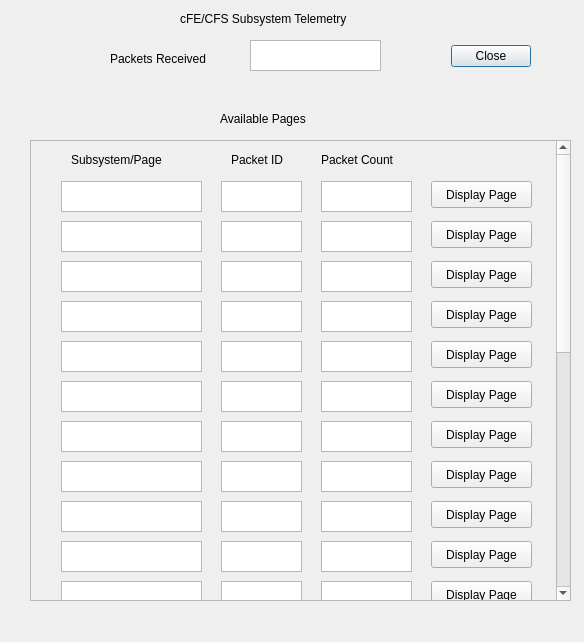
<?xml version="1.0" encoding="UTF-8"?>
<ui version="4.0">
 <class>TelemetrySystemDialog</class>
 <widget class="QDialog" name="TelemetrySystemDialog">
  <property name="geometry">
   <rect>
    <x>0</x>
    <y>0</y>
    <width>584</width>
    <height>642</height>
   </rect>
  </property>
  <property name="windowTitle">
   <string>Dialog</string>
  </property>
  <widget class="QDialogButtonBox" name="buttonBox">
   <property name="geometry">
    <rect>
     <x>440</x>
     <y>40</y>
     <width>91</width>
     <height>32</height>
    </rect>
   </property>
   <property name="orientation">
    <enum>Qt::Horizontal</enum>
   </property>
   <property name="standardButtons">
    <set>QDialogButtonBox::Close</set>
   </property>
  </widget>
  <widget class="QLabel" name="label">
   <property name="geometry">
    <rect>
     <x>180</x>
     <y>10</y>
     <width>201</width>
     <height>17</height>
    </rect>
   </property>
   <property name="text">
    <string>cFE/CFS Subsystem Telemetry</string>
   </property>
  </widget>
  <widget class="QScrollArea" name="scrollArea">
   <property name="geometry">
    <rect>
     <x>30</x>
     <y>140</y>
     <width>541</width>
     <height>461</height>
    </rect>
   </property>
   <property name="minimumSize">
    <size>
     <width>0</width>
     <height>0</height>
    </size>
   </property>
   <property name="baseSize">
    <size>
     <width>0</width>
     <height>800</height>
    </size>
   </property>
   <property name="verticalScrollBarPolicy">
    <enum>Qt::ScrollBarAlwaysOn</enum>
   </property>
   <property name="widgetResizable">
    <bool>true</bool>
   </property>
   <widget class="QWidget" name="scrollAreaWidgetContents">
    <property name="geometry">
     <rect>
      <x>0</x>
      <y>0</y>
      <width>521</width>
      <height>1000</height>
     </rect>
    </property>
    <property name="minimumSize">
     <size>
      <width>0</width>
      <height>1000</height>
     </size>
    </property>
    <widget class="QPushButton" name="pushButton_0">
     <property name="geometry">
      <rect>
       <x>400</x>
       <y>40</y>
       <width>101</width>
       <height>27</height>
      </rect>
     </property>
     <property name="text">
      <string>Display Page</string>
     </property>
    </widget>
    <widget class="QLabel" name="label_3">
     <property name="geometry">
      <rect>
       <x>40</x>
       <y>10</y>
       <width>111</width>
       <height>17</height>
      </rect>
     </property>
     <property name="text">
      <string>Subsystem/Page</string>
     </property>
    </widget>
    <widget class="QLabel" name="label_4">
     <property name="geometry">
      <rect>
       <x>200</x>
       <y>10</y>
       <width>71</width>
       <height>17</height>
      </rect>
     </property>
     <property name="text">
      <string>Packet ID</string>
     </property>
    </widget>
    <widget class="QLabel" name="label_5">
     <property name="geometry">
      <rect>
       <x>290</x>
       <y>10</y>
       <width>91</width>
       <height>17</height>
      </rect>
     </property>
     <property name="text">
      <string>Packet Count</string>
     </property>
    </widget>
    <widget class="QTextBrowser" name="SubsysBrowser_0">
     <property name="geometry">
      <rect>
       <x>30</x>
       <y>40</y>
       <width>141</width>
       <height>31</height>
      </rect>
     </property>
    </widget>
    <widget class="QTextBrowser" name="pktidBrowser_0">
     <property name="geometry">
      <rect>
       <x>190</x>
       <y>40</y>
       <width>81</width>
       <height>31</height>
      </rect>
     </property>
    </widget>
    <widget class="QTextBrowser" name="countBrowser_0">
     <property name="geometry">
      <rect>
       <x>290</x>
       <y>40</y>
       <width>91</width>
       <height>31</height>
      </rect>
     </property>
    </widget>
    <widget class="QTextBrowser" name="SubsysBrowser_1">
     <property name="geometry">
      <rect>
       <x>30</x>
       <y>80</y>
       <width>141</width>
       <height>31</height>
      </rect>
     </property>
    </widget>
    <widget class="QTextBrowser" name="SubsysBrowser_2">
     <property name="geometry">
      <rect>
       <x>30</x>
       <y>120</y>
       <width>141</width>
       <height>31</height>
      </rect>
     </property>
    </widget>
    <widget class="QTextBrowser" name="SubsysBrowser_3">
     <property name="geometry">
      <rect>
       <x>30</x>
       <y>160</y>
       <width>141</width>
       <height>31</height>
      </rect>
     </property>
    </widget>
    <widget class="QTextBrowser" name="SubsysBrowser_4">
     <property name="geometry">
      <rect>
       <x>30</x>
       <y>200</y>
       <width>141</width>
       <height>31</height>
      </rect>
     </property>
    </widget>
    <widget class="QTextBrowser" name="SubsysBrowser_5">
     <property name="geometry">
      <rect>
       <x>30</x>
       <y>240</y>
       <width>141</width>
       <height>31</height>
      </rect>
     </property>
    </widget>
    <widget class="QTextBrowser" name="SubsysBrowser_6">
     <property name="geometry">
      <rect>
       <x>30</x>
       <y>280</y>
       <width>141</width>
       <height>31</height>
      </rect>
     </property>
    </widget>
    <widget class="QTextBrowser" name="SubsysBrowser_7">
     <property name="geometry">
      <rect>
       <x>30</x>
       <y>320</y>
       <width>141</width>
       <height>31</height>
      </rect>
     </property>
    </widget>
    <widget class="QTextBrowser" name="SubsysBrowser_8">
     <property name="geometry">
      <rect>
       <x>30</x>
       <y>360</y>
       <width>141</width>
       <height>31</height>
      </rect>
     </property>
    </widget>
    <widget class="QTextBrowser" name="SubsysBrowser_9">
     <property name="geometry">
      <rect>
       <x>30</x>
       <y>400</y>
       <width>141</width>
       <height>31</height>
      </rect>
     </property>
    </widget>
    <widget class="QTextBrowser" name="SubsysBrowser_10">
     <property name="geometry">
      <rect>
       <x>30</x>
       <y>440</y>
       <width>141</width>
       <height>31</height>
      </rect>
     </property>
    </widget>
    <widget class="QTextBrowser" name="SubsysBrowser_11">
     <property name="geometry">
      <rect>
       <x>30</x>
       <y>480</y>
       <width>141</width>
       <height>31</height>
      </rect>
     </property>
    </widget>
    <widget class="QTextBrowser" name="SubsysBrowser_12">
     <property name="geometry">
      <rect>
       <x>30</x>
       <y>520</y>
       <width>141</width>
       <height>31</height>
      </rect>
     </property>
    </widget>
    <widget class="QTextBrowser" name="SubsysBrowser_13">
     <property name="geometry">
      <rect>
       <x>30</x>
       <y>560</y>
       <width>141</width>
       <height>31</height>
      </rect>
     </property>
    </widget>
    <widget class="QTextBrowser" name="SubsysBrowser_14">
     <property name="geometry">
      <rect>
       <x>30</x>
       <y>600</y>
       <width>141</width>
       <height>31</height>
      </rect>
     </property>
    </widget>
    <widget class="QTextBrowser" name="SubsysBrowser_15">
     <property name="geometry">
      <rect>
       <x>30</x>
       <y>640</y>
       <width>141</width>
       <height>31</height>
      </rect>
     </property>
    </widget>
    <widget class="QTextBrowser" name="SubsysBrowser_16">
     <property name="geometry">
      <rect>
       <x>30</x>
       <y>680</y>
       <width>141</width>
       <height>31</height>
      </rect>
     </property>
    </widget>
    <widget class="QTextBrowser" name="SubsysBrowser_17">
     <property name="geometry">
      <rect>
       <x>30</x>
       <y>720</y>
       <width>141</width>
       <height>31</height>
      </rect>
     </property>
    </widget>
    <widget class="QTextBrowser" name="SubsysBrowser_18">
     <property name="geometry">
      <rect>
       <x>30</x>
       <y>760</y>
       <width>141</width>
       <height>31</height>
      </rect>
     </property>
    </widget>
    <widget class="QTextBrowser" name="SubsysBrowser_19">
     <property name="geometry">
      <rect>
       <x>30</x>
       <y>800</y>
       <width>141</width>
       <height>31</height>
      </rect>
     </property>
    </widget>
    <widget class="QTextBrowser" name="SubsysBrowser_20">
     <property name="geometry">
      <rect>
       <x>30</x>
       <y>840</y>
       <width>141</width>
       <height>31</height>
      </rect>
     </property>
    </widget>
    <widget class="QTextBrowser" name="pktidBrowser_1">
     <property name="geometry">
      <rect>
       <x>190</x>
       <y>80</y>
       <width>81</width>
       <height>31</height>
      </rect>
     </property>
    </widget>
    <widget class="QTextBrowser" name="pktidBrowser_2">
     <property name="geometry">
      <rect>
       <x>190</x>
       <y>120</y>
       <width>81</width>
       <height>31</height>
      </rect>
     </property>
    </widget>
    <widget class="QTextBrowser" name="pktidBrowser_3">
     <property name="geometry">
      <rect>
       <x>190</x>
       <y>160</y>
       <width>81</width>
       <height>31</height>
      </rect>
     </property>
    </widget>
    <widget class="QTextBrowser" name="pktidBrowser_4">
     <property name="geometry">
      <rect>
       <x>190</x>
       <y>200</y>
       <width>81</width>
       <height>31</height>
      </rect>
     </property>
    </widget>
    <widget class="QTextBrowser" name="pktidBrowser_5">
     <property name="geometry">
      <rect>
       <x>190</x>
       <y>240</y>
       <width>81</width>
       <height>31</height>
      </rect>
     </property>
    </widget>
    <widget class="QTextBrowser" name="pktidBrowser_6">
     <property name="geometry">
      <rect>
       <x>190</x>
       <y>280</y>
       <width>81</width>
       <height>31</height>
      </rect>
     </property>
    </widget>
    <widget class="QTextBrowser" name="pktidBrowser_7">
     <property name="geometry">
      <rect>
       <x>190</x>
       <y>320</y>
       <width>81</width>
       <height>31</height>
      </rect>
     </property>
    </widget>
    <widget class="QTextBrowser" name="pktidBrowser_8">
     <property name="geometry">
      <rect>
       <x>190</x>
       <y>360</y>
       <width>81</width>
       <height>31</height>
      </rect>
     </property>
    </widget>
    <widget class="QTextBrowser" name="pktidBrowser_9">
     <property name="geometry">
      <rect>
       <x>190</x>
       <y>400</y>
       <width>81</width>
       <height>31</height>
      </rect>
     </property>
    </widget>
    <widget class="QTextBrowser" name="pktidBrowser_10">
     <property name="geometry">
      <rect>
       <x>190</x>
       <y>440</y>
       <width>81</width>
       <height>31</height>
      </rect>
     </property>
    </widget>
    <widget class="QTextBrowser" name="pktidBrowser_11">
     <property name="geometry">
      <rect>
       <x>190</x>
       <y>480</y>
       <width>81</width>
       <height>31</height>
      </rect>
     </property>
    </widget>
    <widget class="QTextBrowser" name="pktidBrowser_12">
     <property name="geometry">
      <rect>
       <x>190</x>
       <y>520</y>
       <width>81</width>
       <height>31</height>
      </rect>
     </property>
    </widget>
    <widget class="QTextBrowser" name="pktidBrowser_13">
     <property name="geometry">
      <rect>
       <x>190</x>
       <y>560</y>
       <width>81</width>
       <height>31</height>
      </rect>
     </property>
    </widget>
    <widget class="QTextBrowser" name="pktidBrowser_14">
     <property name="geometry">
      <rect>
       <x>190</x>
       <y>600</y>
       <width>81</width>
       <height>31</height>
      </rect>
     </property>
    </widget>
    <widget class="QTextBrowser" name="pktidBrowser_15">
     <property name="geometry">
      <rect>
       <x>190</x>
       <y>640</y>
       <width>81</width>
       <height>31</height>
      </rect>
     </property>
    </widget>
    <widget class="QTextBrowser" name="pktidBrowser_16">
     <property name="geometry">
      <rect>
       <x>190</x>
       <y>680</y>
       <width>81</width>
       <height>31</height>
      </rect>
     </property>
    </widget>
    <widget class="QTextBrowser" name="pktidBrowser_17">
     <property name="geometry">
      <rect>
       <x>190</x>
       <y>720</y>
       <width>81</width>
       <height>31</height>
      </rect>
     </property>
    </widget>
    <widget class="QTextBrowser" name="pktidBrowser_18">
     <property name="geometry">
      <rect>
       <x>190</x>
       <y>760</y>
       <width>81</width>
       <height>31</height>
      </rect>
     </property>
    </widget>
    <widget class="QTextBrowser" name="pktidBrowser_19">
     <property name="geometry">
      <rect>
       <x>190</x>
       <y>800</y>
       <width>81</width>
       <height>31</height>
      </rect>
     </property>
    </widget>
    <widget class="QTextBrowser" name="pktidBrowser_20">
     <property name="geometry">
      <rect>
       <x>190</x>
       <y>840</y>
       <width>81</width>
       <height>31</height>
      </rect>
     </property>
    </widget>
    <widget class="QTextBrowser" name="countBrowser_1">
     <property name="geometry">
      <rect>
       <x>290</x>
       <y>80</y>
       <width>91</width>
       <height>31</height>
      </rect>
     </property>
    </widget>
    <widget class="QTextBrowser" name="countBrowser_2">
     <property name="geometry">
      <rect>
       <x>290</x>
       <y>120</y>
       <width>91</width>
       <height>31</height>
      </rect>
     </property>
    </widget>
    <widget class="QTextBrowser" name="countBrowser_3">
     <property name="geometry">
      <rect>
       <x>290</x>
       <y>160</y>
       <width>91</width>
       <height>31</height>
      </rect>
     </property>
    </widget>
    <widget class="QTextBrowser" name="countBrowser_4">
     <property name="geometry">
      <rect>
       <x>290</x>
       <y>200</y>
       <width>91</width>
       <height>31</height>
      </rect>
     </property>
    </widget>
    <widget class="QTextBrowser" name="countBrowser_5">
     <property name="geometry">
      <rect>
       <x>290</x>
       <y>240</y>
       <width>91</width>
       <height>31</height>
      </rect>
     </property>
    </widget>
    <widget class="QTextBrowser" name="countBrowser_6">
     <property name="geometry">
      <rect>
       <x>290</x>
       <y>280</y>
       <width>91</width>
       <height>31</height>
      </rect>
     </property>
    </widget>
    <widget class="QTextBrowser" name="countBrowser_7">
     <property name="geometry">
      <rect>
       <x>290</x>
       <y>320</y>
       <width>91</width>
       <height>31</height>
      </rect>
     </property>
    </widget>
    <widget class="QTextBrowser" name="countBrowser_8">
     <property name="geometry">
      <rect>
       <x>290</x>
       <y>360</y>
       <width>91</width>
       <height>31</height>
      </rect>
     </property>
    </widget>
    <widget class="QTextBrowser" name="countBrowser_9">
     <property name="geometry">
      <rect>
       <x>290</x>
       <y>400</y>
       <width>91</width>
       <height>31</height>
      </rect>
     </property>
    </widget>
    <widget class="QTextBrowser" name="countBrowser_10">
     <property name="geometry">
      <rect>
       <x>290</x>
       <y>440</y>
       <width>91</width>
       <height>31</height>
      </rect>
     </property>
    </widget>
    <widget class="QTextBrowser" name="countBrowser_11">
     <property name="geometry">
      <rect>
       <x>290</x>
       <y>480</y>
       <width>91</width>
       <height>31</height>
      </rect>
     </property>
    </widget>
    <widget class="QTextBrowser" name="countBrowser_12">
     <property name="geometry">
      <rect>
       <x>290</x>
       <y>520</y>
       <width>91</width>
       <height>31</height>
      </rect>
     </property>
    </widget>
    <widget class="QTextBrowser" name="countBrowser_13">
     <property name="geometry">
      <rect>
       <x>290</x>
       <y>560</y>
       <width>91</width>
       <height>31</height>
      </rect>
     </property>
    </widget>
    <widget class="QTextBrowser" name="countBrowser_14">
     <property name="geometry">
      <rect>
       <x>290</x>
       <y>600</y>
       <width>91</width>
       <height>31</height>
      </rect>
     </property>
    </widget>
    <widget class="QTextBrowser" name="countBrowser_15">
     <property name="geometry">
      <rect>
       <x>290</x>
       <y>640</y>
       <width>91</width>
       <height>31</height>
      </rect>
     </property>
    </widget>
    <widget class="QTextBrowser" name="countBrowser_16">
     <property name="geometry">
      <rect>
       <x>290</x>
       <y>680</y>
       <width>91</width>
       <height>31</height>
      </rect>
     </property>
    </widget>
    <widget class="QTextBrowser" name="countBrowser_17">
     <property name="geometry">
      <rect>
       <x>290</x>
       <y>720</y>
       <width>91</width>
       <height>31</height>
      </rect>
     </property>
    </widget>
    <widget class="QTextBrowser" name="countBrowser_18">
     <property name="geometry">
      <rect>
       <x>290</x>
       <y>760</y>
       <width>91</width>
       <height>31</height>
      </rect>
     </property>
    </widget>
    <widget class="QTextBrowser" name="countBrowser_19">
     <property name="geometry">
      <rect>
       <x>290</x>
       <y>800</y>
       <width>91</width>
       <height>31</height>
      </rect>
     </property>
    </widget>
    <widget class="QTextBrowser" name="countBrowser_20">
     <property name="geometry">
      <rect>
       <x>290</x>
       <y>840</y>
       <width>91</width>
       <height>31</height>
      </rect>
     </property>
    </widget>
    <widget class="QPushButton" name="pushButton_1">
     <property name="geometry">
      <rect>
       <x>400</x>
       <y>80</y>
       <width>101</width>
       <height>27</height>
      </rect>
     </property>
     <property name="text">
      <string>Display Page</string>
     </property>
    </widget>
    <widget class="QPushButton" name="pushButton_2">
     <property name="geometry">
      <rect>
       <x>400</x>
       <y>120</y>
       <width>101</width>
       <height>27</height>
      </rect>
     </property>
     <property name="text">
      <string>Display Page</string>
     </property>
    </widget>
    <widget class="QPushButton" name="pushButton_3">
     <property name="geometry">
      <rect>
       <x>400</x>
       <y>160</y>
       <width>101</width>
       <height>27</height>
      </rect>
     </property>
     <property name="text">
      <string>Display Page</string>
     </property>
    </widget>
    <widget class="QPushButton" name="pushButton_4">
     <property name="geometry">
      <rect>
       <x>400</x>
       <y>200</y>
       <width>101</width>
       <height>27</height>
      </rect>
     </property>
     <property name="text">
      <string>Display Page</string>
     </property>
    </widget>
    <widget class="QPushButton" name="pushButton_5">
     <property name="geometry">
      <rect>
       <x>400</x>
       <y>240</y>
       <width>101</width>
       <height>27</height>
      </rect>
     </property>
     <property name="text">
      <string>Display Page</string>
     </property>
    </widget>
    <widget class="QPushButton" name="pushButton_6">
     <property name="geometry">
      <rect>
       <x>400</x>
       <y>280</y>
       <width>101</width>
       <height>27</height>
      </rect>
     </property>
     <property name="text">
      <string>Display Page</string>
     </property>
    </widget>
    <widget class="QPushButton" name="pushButton_7">
     <property name="geometry">
      <rect>
       <x>400</x>
       <y>320</y>
       <width>101</width>
       <height>27</height>
      </rect>
     </property>
     <property name="text">
      <string>Display Page</string>
     </property>
    </widget>
    <widget class="QPushButton" name="pushButton_8">
     <property name="geometry">
      <rect>
       <x>400</x>
       <y>360</y>
       <width>101</width>
       <height>27</height>
      </rect>
     </property>
     <property name="text">
      <string>Display Page</string>
     </property>
    </widget>
    <widget class="QPushButton" name="pushButton_9">
     <property name="geometry">
      <rect>
       <x>400</x>
       <y>400</y>
       <width>101</width>
       <height>27</height>
      </rect>
     </property>
     <property name="text">
      <string>Display Page</string>
     </property>
    </widget>
    <widget class="QPushButton" name="pushButton_10">
     <property name="geometry">
      <rect>
       <x>400</x>
       <y>440</y>
       <width>101</width>
       <height>27</height>
      </rect>
     </property>
     <property name="text">
      <string>Display Page</string>
     </property>
    </widget>
    <widget class="QPushButton" name="pushButton_11">
     <property name="geometry">
      <rect>
       <x>400</x>
       <y>480</y>
       <width>101</width>
       <height>27</height>
      </rect>
     </property>
     <property name="text">
      <string>Display Page</string>
     </property>
    </widget>
    <widget class="QPushButton" name="pushButton_12">
     <property name="geometry">
      <rect>
       <x>400</x>
       <y>520</y>
       <width>101</width>
       <height>27</height>
      </rect>
     </property>
     <property name="text">
      <string>Display Page</string>
     </property>
    </widget>
    <widget class="QPushButton" name="pushButton_13">
     <property name="geometry">
      <rect>
       <x>400</x>
       <y>560</y>
       <width>101</width>
       <height>27</height>
      </rect>
     </property>
     <property name="text">
      <string>Display Page</string>
     </property>
    </widget>
    <widget class="QPushButton" name="pushButton_14">
     <property name="geometry">
      <rect>
       <x>400</x>
       <y>600</y>
       <width>101</width>
       <height>27</height>
      </rect>
     </property>
     <property name="text">
      <string>Display Page</string>
     </property>
    </widget>
    <widget class="QPushButton" name="pushButton_15">
     <property name="geometry">
      <rect>
       <x>400</x>
       <y>640</y>
       <width>101</width>
       <height>27</height>
      </rect>
     </property>
     <property name="text">
      <string>Display Page</string>
     </property>
    </widget>
    <widget class="QPushButton" name="pushButton_16">
     <property name="geometry">
      <rect>
       <x>400</x>
       <y>680</y>
       <width>101</width>
       <height>27</height>
      </rect>
     </property>
     <property name="text">
      <string>Display Page</string>
     </property>
    </widget>
    <widget class="QPushButton" name="pushButton_17">
     <property name="geometry">
      <rect>
       <x>400</x>
       <y>720</y>
       <width>101</width>
       <height>27</height>
      </rect>
     </property>
     <property name="text">
      <string>Display Page</string>
     </property>
    </widget>
    <widget class="QPushButton" name="pushButton_18">
     <property name="geometry">
      <rect>
       <x>400</x>
       <y>760</y>
       <width>101</width>
       <height>27</height>
      </rect>
     </property>
     <property name="text">
      <string>Display Page</string>
     </property>
    </widget>
    <widget class="QPushButton" name="pushButton_19">
     <property name="geometry">
      <rect>
       <x>400</x>
       <y>800</y>
       <width>101</width>
       <height>27</height>
      </rect>
     </property>
     <property name="text">
      <string>Display Page</string>
     </property>
    </widget>
    <widget class="QPushButton" name="pushButton_20">
     <property name="geometry">
      <rect>
       <x>400</x>
       <y>840</y>
       <width>101</width>
       <height>27</height>
      </rect>
     </property>
     <property name="text">
      <string>Display Page</string>
     </property>
    </widget>
   </widget>
  </widget>
  <widget class="QLabel" name="label_2">
   <property name="geometry">
    <rect>
     <x>220</x>
     <y>110</y>
     <width>111</width>
     <height>17</height>
    </rect>
   </property>
   <property name="text">
    <string>Available Pages</string>
   </property>
  </widget>
  <widget class="QLabel" name="label_6">
   <property name="geometry">
    <rect>
     <x>110</x>
     <y>50</y>
     <width>121</width>
     <height>17</height>
    </rect>
   </property>
   <property name="text">
    <string>Packets Received</string>
   </property>
  </widget>
  <widget class="QTextBrowser" name="sequenceCount">
   <property name="geometry">
    <rect>
     <x>250</x>
     <y>40</y>
     <width>131</width>
     <height>31</height>
    </rect>
   </property>
  </widget>
 </widget>
 <resources/>
 <connections>
  <connection>
   <sender>buttonBox</sender>
   <signal>accepted()</signal>
   <receiver>TelemetrySystemDialog</receiver>
   <slot>accept()</slot>
   <hints>
    <hint type="sourcelabel">
     <x>248</x>
     <y>254</y>
    </hint>
    <hint type="destinationlabel">
     <x>157</x>
     <y>274</y>
    </hint>
   </hints>
  </connection>
  <connection>
   <sender>buttonBox</sender>
   <signal>rejected()</signal>
   <receiver>TelemetrySystemDialog</receiver>
   <slot>reject()</slot>
   <hints>
    <hint type="sourcelabel">
     <x>316</x>
     <y>260</y>
    </hint>
    <hint type="destinationlabel">
     <x>286</x>
     <y>274</y>
    </hint>
   </hints>
  </connection>
 </connections>
</ui>
